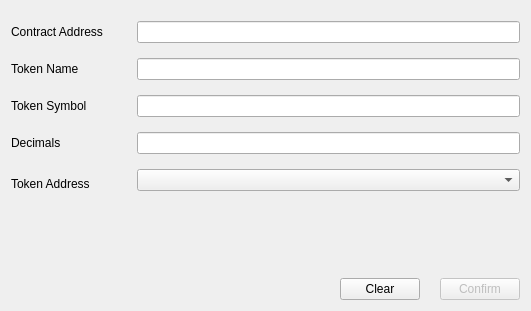
<?xml version="1.0" encoding="UTF-8"?>
<ui version="4.0">
 <class>AddTokenPage</class>
 <widget class="QWidget" name="AddTokenPage">
  <property name="geometry">
   <rect>
    <x>0</x>
    <y>0</y>
    <width>531</width>
    <height>311</height>
   </rect>
  </property>
  <property name="windowTitle">
   <string>Form</string>
  </property>
  <layout class="QVBoxLayout" name="verticalLayout">
   <item>
    <spacer name="verticalSpacer_2">
     <property name="orientation">
      <enum>Qt::Vertical</enum>
     </property>
     <property name="sizeType">
      <enum>QSizePolicy::Fixed</enum>
     </property>
     <property name="sizeHint" stdset="0">
      <size>
       <width>20</width>
       <height>10</height>
      </size>
     </property>
    </spacer>
   </item>
   <item>
    <layout class="QGridLayout" name="gridLayout">
     <property name="verticalSpacing">
      <number>15</number>
     </property>
     <item row="2" column="0">
      <widget class="QLabel" name="labelTokenSymbol">
       <property name="minimumSize">
        <size>
         <width>120</width>
         <height>0</height>
        </size>
       </property>
       <property name="text">
        <string>Token Symbol</string>
       </property>
      </widget>
     </item>
     <item row="3" column="1">
      <widget class="QLineEdit" name="lineEditDecimals">
       <property name="alignment">
        <set>Qt::AlignCenter</set>
       </property>
       <property name="readOnly">
        <bool>true</bool>
       </property>
      </widget>
     </item>
     <item row="3" column="0">
      <widget class="QLabel" name="labelDecimals">
       <property name="minimumSize">
        <size>
         <width>120</width>
         <height>0</height>
        </size>
       </property>
       <property name="text">
        <string>Decimals</string>
       </property>
      </widget>
     </item>
     <item row="1" column="1">
      <widget class="QLineEdit" name="lineEditTokenName">
       <property name="alignment">
        <set>Qt::AlignCenter</set>
       </property>
       <property name="readOnly">
        <bool>false</bool>
       </property>
      </widget>
     </item>
     <item row="0" column="0">
      <widget class="QLabel" name="labelContractAddress">
       <property name="minimumSize">
        <size>
         <width>120</width>
         <height>0</height>
        </size>
       </property>
       <property name="text">
        <string>Contract Address</string>
       </property>
      </widget>
     </item>
     <item row="2" column="1">
      <widget class="QLineEdit" name="lineEditTokenSymbol">
       <property name="alignment">
        <set>Qt::AlignCenter</set>
       </property>
       <property name="readOnly">
        <bool>false</bool>
       </property>
      </widget>
     </item>
     <item row="1" column="0">
      <widget class="QLabel" name="labelTokenName">
       <property name="minimumSize">
        <size>
         <width>120</width>
         <height>0</height>
        </size>
       </property>
       <property name="text">
        <string>Token Name</string>
       </property>
      </widget>
     </item>
     <item row="0" column="1">
      <widget class="QLineEdit" name="lineEditContractAddress">
       <property name="alignment">
        <set>Qt::AlignCenter</set>
       </property>
      </widget>
     </item>
     <item row="4" column="1">
      <layout class="QVBoxLayout" name="verticalLayout_2">
       <property name="spacing">
        <number>8</number>
       </property>
       <item>
        <widget class="AddressField" name="lineEditSenderAddress"/>
       </item>
       <item>
        <widget class="QLabel" name="labelDescription">
         <property name="sizePolicy">
          <sizepolicy hsizetype="Preferred" vsizetype="Preferred">
           <horstretch>0</horstretch>
           <verstretch>0</verstretch>
          </sizepolicy>
         </property>
         <property name="text">
          <string/>
         </property>
         <property name="alignment">
          <set>Qt::AlignLeading|Qt::AlignLeft|Qt::AlignVCenter</set>
         </property>
         <property name="wordWrap">
          <bool>true</bool>
         </property>
        </widget>
       </item>
      </layout>
     </item>
     <item row="4" column="0">
      <layout class="QVBoxLayout" name="verticalLayout_3">
       <item>
        <widget class="QLabel" name="label">
         <property name="minimumSize">
          <size>
           <width>120</width>
           <height>0</height>
          </size>
         </property>
         <property name="text">
          <string>Token Address</string>
         </property>
        </widget>
       </item>
       <item>
        <widget class="QLabel" name="labelSpacer">
         <property name="sizePolicy">
          <sizepolicy hsizetype="Preferred" vsizetype="Fixed">
           <horstretch>0</horstretch>
           <verstretch>0</verstretch>
          </sizepolicy>
         </property>
         <property name="text">
          <string/>
         </property>
        </widget>
       </item>
      </layout>
     </item>
    </layout>
   </item>
   <item>
    <spacer name="verticalSpacer">
     <property name="orientation">
      <enum>Qt::Vertical</enum>
     </property>
     <property name="sizeHint" stdset="0">
      <size>
       <width>20</width>
       <height>40</height>
      </size>
     </property>
    </spacer>
   </item>
   <item>
    <layout class="QHBoxLayout" name="horizontalLayout">
     <property name="rightMargin">
      <number>0</number>
     </property>
     <item>
      <spacer name="horizontalSpacer">
       <property name="orientation">
        <enum>Qt::Horizontal</enum>
       </property>
       <property name="sizeHint" stdset="0">
        <size>
         <width>40</width>
         <height>20</height>
        </size>
       </property>
      </spacer>
     </item>
     <item>
      <widget class="QPushButton" name="clearButton">
       <property name="text">
        <string>Clear</string>
       </property>
      </widget>
     </item>
     <item>
      <spacer name="horizontalSpacer_3">
       <property name="orientation">
        <enum>Qt::Horizontal</enum>
       </property>
       <property name="sizeType">
        <enum>QSizePolicy::Fixed</enum>
       </property>
       <property name="sizeHint" stdset="0">
        <size>
         <width>14</width>
         <height>20</height>
        </size>
       </property>
      </spacer>
     </item>
     <item>
      <widget class="QPushButton" name="confirmButton">
       <property name="enabled">
        <bool>false</bool>
       </property>
       <property name="text">
        <string>Confirm</string>
       </property>
      </widget>
     </item>
    </layout>
   </item>
  </layout>
 </widget>
 <customwidgets>
  <customwidget>
   <class>AddressField</class>
   <extends>QComboBox</extends>
   <header>addressfield.h</header>
  </customwidget>
 </customwidgets>
 <resources/>
 <connections/>
</ui>
